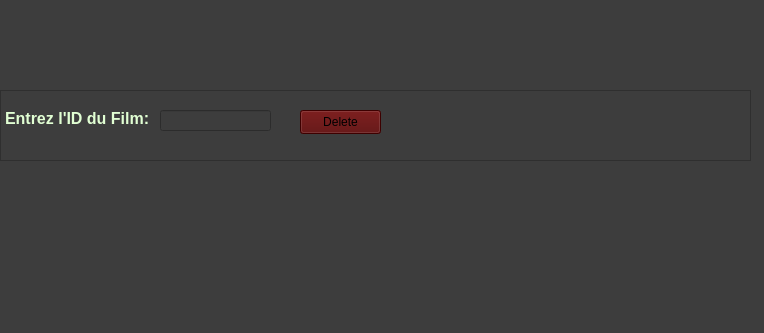
<?xml version="1.0" encoding="UTF-8"?>
<ui version="4.0">
 <class>admincmd</class>
 <widget class="QWidget" name="admincmd">
  <property name="geometry">
   <rect>
    <x>0</x>
    <y>0</y>
    <width>764</width>
    <height>333</height>
   </rect>
  </property>
  <property name="windowTitle">
   <string>Form</string>
  </property>
  <property name="styleSheet">
   <string notr="true">background-color: rgb(61, 61, 61);</string>
  </property>
  <widget class="QTextBrowser" name="textBrowser">
   <property name="geometry">
    <rect>
     <x>0</x>
     <y>90</y>
     <width>751</width>
     <height>71</height>
    </rect>
   </property>
   <property name="html">
    <string>&lt;!DOCTYPE HTML PUBLIC &quot;-//W3C//DTD HTML 4.0//EN&quot; &quot;http://www.w3.org/TR/REC-html40/strict.dtd&quot;&gt;
&lt;html&gt;&lt;head&gt;&lt;meta name=&quot;qrichtext&quot; content=&quot;1&quot; /&gt;&lt;meta charset=&quot;utf-8&quot; /&gt;&lt;style type=&quot;text/css&quot;&gt;
p, li { white-space: pre-wrap; }
hr { height: 1px; border-width: 0; }
li.unchecked::marker { content: &quot;\2610&quot;; }
li.checked::marker { content: &quot;\2612&quot;; }
&lt;/style&gt;&lt;/head&gt;&lt;body style=&quot; font-family:'Segoe UI'; font-size:9pt; font-weight:400; font-style:normal;&quot;&gt;
&lt;p style=&quot;-qt-paragraph-type:empty; margin-top:0px; margin-bottom:0px; margin-left:0px; margin-right:0px; -qt-block-indent:0; text-indent:0px;&quot;&gt;&lt;br /&gt;&lt;/p&gt;
&lt;p style=&quot; margin-top:0px; margin-bottom:0px; margin-left:0px; margin-right:0px; -qt-block-indent:0; text-indent:0px;&quot;&gt;&lt;span style=&quot; font-size:12pt; font-weight:700; color:#e1ffd3;&quot;&gt;Entrez l'ID du Film: &lt;/span&gt;&lt;/p&gt;&lt;/body&gt;&lt;/html&gt;</string>
   </property>
  </widget>
  <widget class="QLineEdit" name="lineEditInt">
   <property name="geometry">
    <rect>
     <x>160</x>
     <y>110</y>
     <width>111</width>
     <height>21</height>
    </rect>
   </property>
  </widget>
  <widget class="QPushButton" name="pushButton">
   <property name="geometry">
    <rect>
     <x>300</x>
     <y>110</y>
     <width>81</width>
     <height>24</height>
    </rect>
   </property>
   <property name="styleSheet">
    <string notr="true">background-color: rgb(85, 0, 0);
font: 9pt &quot;Segoe Script&quot;;</string>
   </property>
   <property name="text">
    <string>Delete</string>
   </property>
  </widget>
 </widget>
 <resources/>
 <connections/>
</ui>
